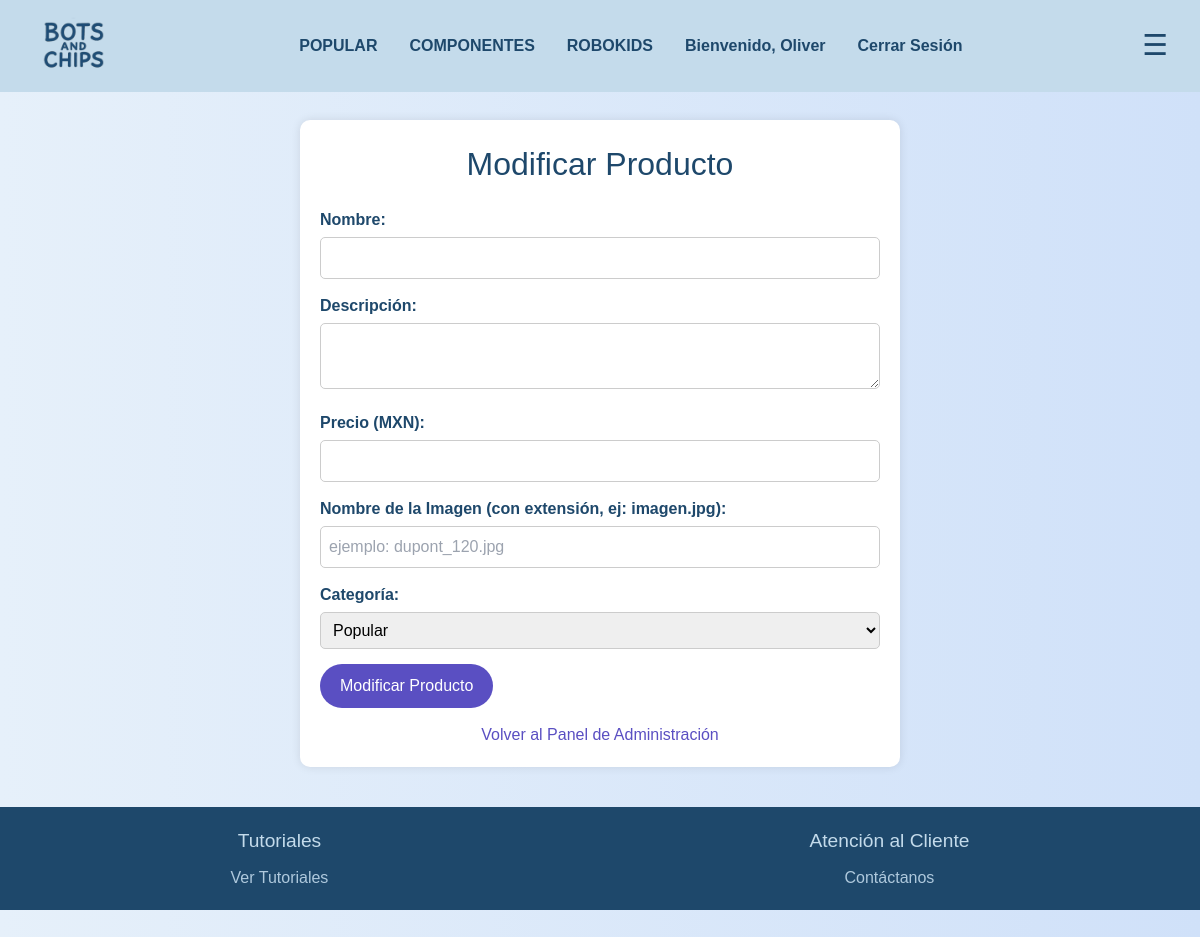
The app's page /admin_modificar_producto/14 (signed in), older data.
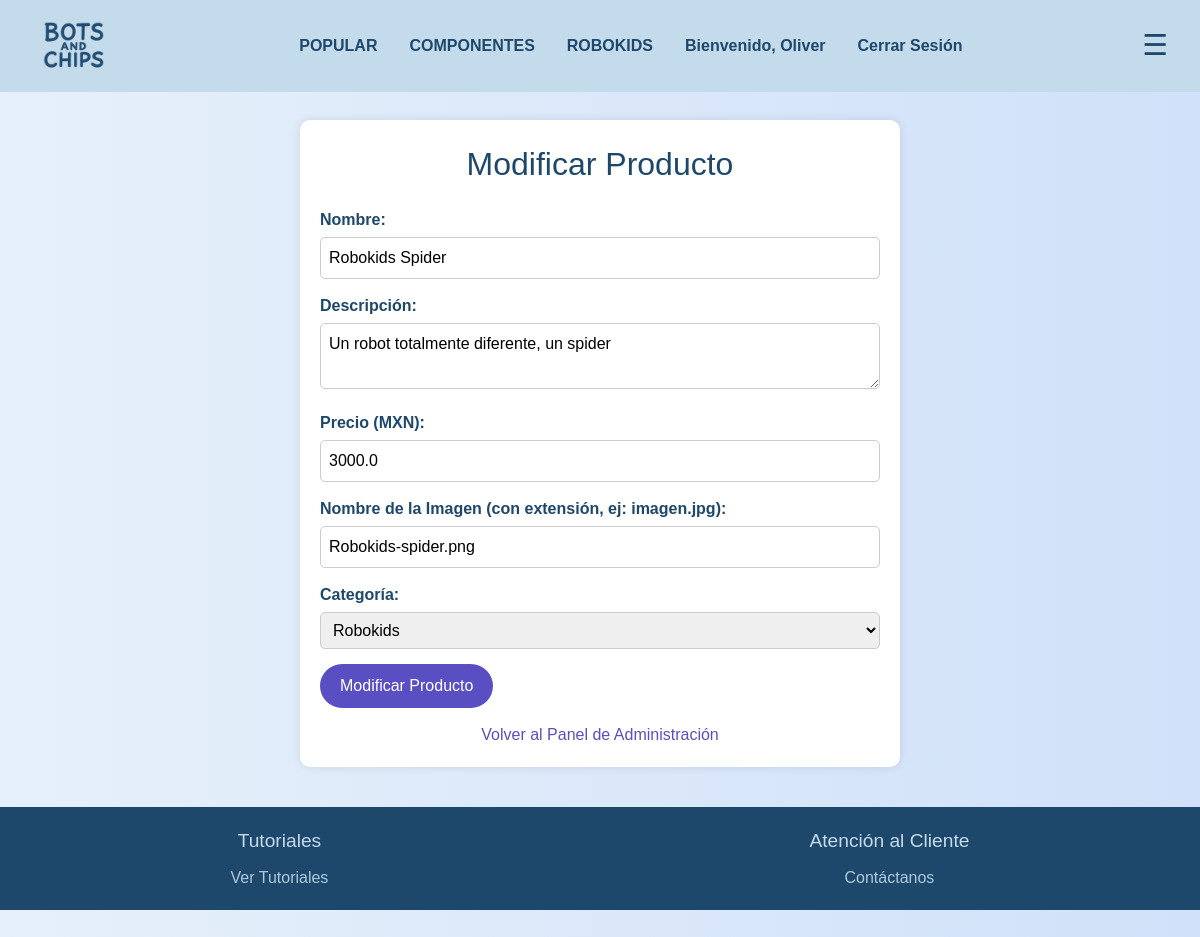
The same page, newer data.
### tables this page shows
CREATE TABLE productos (
                id INTEGER PRIMARY KEY AUTOINCREMENT,
                nombre TEXT NOT NULL,
                descripcion TEXT,
                precio REAL NOT NULL,
                imagen TEXT,
                categoria TEXT DEFAULT 'Sin categoría'
            );

### app.py (the view, shortened to what this page needs)
@app.route('/admin_modificar_producto/<int:producto_id>', methods=['GET', 'POST'])
def admin_modificar_producto(producto_id):
    if 'is_admin' not in session or not session['is_admin']:
        return redirect(url_for('login'))
    try:
        conn = get_db_connection()
        cursor = conn.cursor()
        cursor.execute('SELECT * FROM productos WHERE id = ?', (producto_id,))
        producto = cursor.fetchone()
        conn.close()
        return render_template('admin_modificar_producto.html', producto=producto)
    except sqlite3.Error as e:
        flash(f'Error al modificar producto: {str(e)}', 'danger')
        return redirect(url_for('admin_panel'))

### app.py (called while the page is built)
def get_db_connection():
    conn = sqlite3.connect('tienda.db')
    conn.row_factory = sqlite3.Row
    return conn

### templates/admin_modificar_producto.html (shortened to what this page needs)
<!DOCTYPE html>
<html lang="es">
<head>
    <script src="https://cdn.tailwindcss.com"></script>
    <link href="https://fonts.cdnfonts.com/css/agrandir" rel="stylesheet">
</head>
<body>
    {% include 'navbar.html' %}
    <div class="form-container">
        <h2>Modificar Producto</h2>
        <form method="POST">
            <div class="form-group">
                <label for="nombre">Nombre:</label>
                <input type="text" id="nombre" name="nombre" value="{{ producto['nombre'] }}" required>
            </div>
            <div class="form-group">
                <label for="descripcion">Descripción:</label>
                <textarea id="descripcion" name="descripcion" required>{{ producto['descripcion'] }}</textarea>
            </div>
            <div class="form-group">
                <label for="precio">Precio (MXN):</label>
                <input type="number" id="precio" name="precio" step="0.01" value="{{ producto['precio'] }}" required>
            </div>
            <div class="form-group">
                <label for="imagen">Nombre de la Imagen (con extensión, ej: imagen.jpg):</label>
                <input type="text" id="imagen" name="imagen" value="{{ producto['imagen'] }}" required placeholder="ejemplo: dupont_120.jpg">
            </div>
            <div class="form-group">
                <label for="categoria">Categoría:</label>
                <select id="categoria" name="categoria" required>
                    <option value="Popular" {% if producto['categoria'] == 'Popular' %}selected{% endif %}>Popular</option>
                    <option value="Robokids" {% if producto['categoria'] == 'Robokids' %}selected{% endif %}>Robokids</option>
                </select>
            </div>
            <div class="form-group">
                <button type="submit">Modificar Producto</button>
            </div>
        </form>
        <a href="{{ url_for('admin_panel') }}" style="display: block; text-align: center; color: #5a4fc2; text-decoration: none;">Volver al Panel de Administración</a>
    </div>
    {% include 'footer.html' %}
</body>
</html>

Row changes from the older to the newer data that the page shows:
added productos: nombre "Robokids Spider", descripcion "Un robot totalmente diferente, un spider", precio "3000.0", imagen "Robokids-spider.png", categoria "Robokids"
Text that changed along with them:
form field categoria: "Popular" → (not shown)
